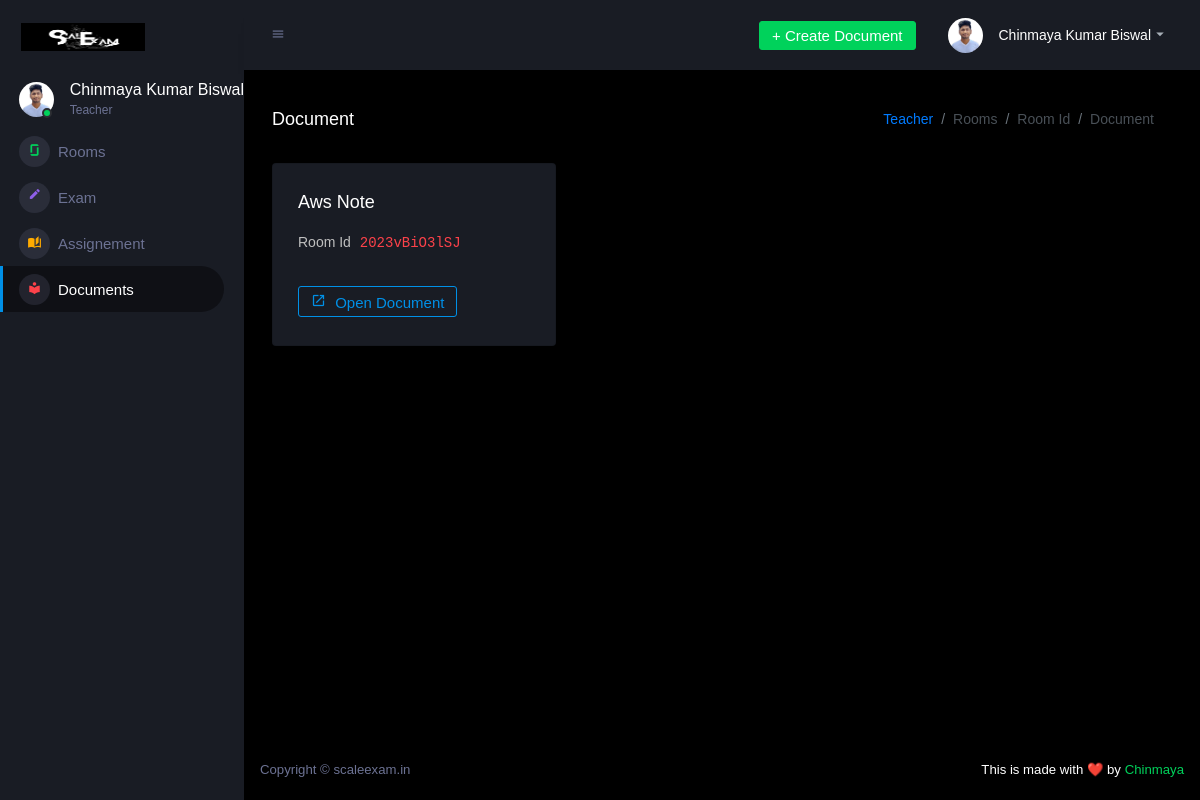
Screenshot of /login/teacher/document.php?room=2023vBiO3lSJ (signed in) with the database file from the repository.
### tables this page shows
CREATE TABLE `teacher` (
  `id` int(11) NOT NULL,
  `name` varchar(255) NOT NULL,
  `email` varchar(255) NOT NULL,
  `bio` varchar(255) NOT NULL,
  `public` varchar(255) NOT NULL,
  `password` varchar(255) NOT NULL,
  `profileimage` varchar(255) NOT NULL
);

CREATE TABLE `documentlog` (
  `id` int(11) NOT NULL,
  `roomIdAuto` varchar(255) NOT NULL,
  `teachersEmail` varchar(255) NOT NULL,
  `documentName` varchar(255) NOT NULL,
  `filename` varchar(255) NOT NULL
);

### login/include/function.php (called while the page is built, shortened)
<?php
    function getTeacherDetails($db,$email){
        $query="SELECT * FROM teacher WHERE email='$email'";
        $run=mysqli_query($db,$query);
        $data=mysqli_fetch_assoc($run);
        return $data;
    }
    function getAllDocuments($db,$roomIdAuto){
        $query="SELECT * FROM documentlog where roomIdAuto='$roomIdAuto' ORDER BY id DESC";
        $run=mysqli_query($db,$query);
        $data=array();
        while($d=mysqli_fetch_assoc($run)){
            $data[]=$d;
        }
        return $data;
    }
?>

### login/teacher/document.php (the view, shortened to what this page needs)
<?php
require('../include/database.php');
require('../include/function.php');
$email=$_SESSION['email'];
$usertype=$_SESSION['usertype'];
if($_SESSION['email'] and $usertype=="Teacher")
{
  $teacherData=getTeacherDetails($db,$email);
}
else {
  header('location:../include/logout.php');
}
if ($_GET['room']) {
  $roomIdAuto=$_GET['room'];
}
else {
  header('location:./teacher.php');
}
?>
<!DOCTYPE html>
<html lang="en">
<head>
    <link rel="stylesheet" href="../assets/vendors/mdi/css/materialdesignicons.min.css">
    <link rel="stylesheet" href="../assets/vendors/css/vendor.bundle.base.css">
    <link rel="stylesheet" href="../assets/css/style.css">
</head>
<body>
    <div class="container-scroller">
        <nav class="sidebar sidebar-offcanvas" id="sidebar">
            <div class="sidebar-brand-wrapper d-none d-lg-flex align-items-center justify-content-center fixed-top">
                <a class="sidebar-brand brand-logo" href="./teacher.php"><img src="../../images/logo.png"
                        alt="logo" /></a>
            </div>
            <ul class="nav">
                <li class="nav-item profile">
                    <div class="profile-desc">
                        <div class="profile-pic">
                            <div class="count-indicator">
                                <img class="img-xs rounded-circle "
                                    src="../teacher/image/<?=$teacherData['profileimage']?>" alt="">
                                <span class="count bg-success"></span>
                            </div>
                            <div class="profile-name">
                                <h5 class="mb-0 font-weight-normal"><?=$teacherData['name']?></h5>
                                <span>Teacher</span>
                            </div>
                        </div>
                    </div>
                </li>
                <li class="nav-item menu-items">
                    <a class="nav-link" href="./room.php">
                        <span class="menu-icon">
                            <i class="mdi mdi-glassdoor"></i>
                        </span>
                        <span class="menu-title">Rooms</span>
                    </a>
                </li>
                <li class="nav-item menu-items">
                    <a class="nav-link" href="./exam.php">
                        <span class="menu-icon">
                            <i class="mdi mdi-border-color"></i>
                        </span>
                        <span class="menu-title">Exam</span>
                    </a>
                </li>
                <li class="nav-item menu-items">
                    <a class="nav-link" href="./assignement.php">
                        <span class="menu-icon">
                            <i class="mdi mdi-book-open-page-variant"></i>
                        </span>
                        <span class="menu-title">Assignement</span>
                    </a>
                </li>
                <li class="nav-item menu-items">
                    <a class="nav-link" href="./document.php">
                        <span class="menu-icon">
                            <i class="mdi mdi-library"></i>
                        </span>
                        <span class="menu-title">Documents</span>
                    </a>
                </li>
            </ul>
        </nav>
        <div class="container-fluid page-body-wrapper">
            <nav class="navbar p-0 fixed-top d-flex flex-row">
                <div class="navbar-menu-wrapper flex-grow d-flex align-items-stretch">
                    <button class="navbar-toggler navbar-toggler align-self-center" type="button"
                        data-toggle="minimize">
                        <span class="mdi mdi-menu"></span>
                    </button>
                    <ul class="navbar-nav navbar-nav-right">
                        <li class="nav-item dropdown d-none d-lg-block">
                            <a class="nav-link btn btn-success create-new-button" data-toggle="modal"
                                data-target="#CreatePDF">+ Create Document</a>
                        </li>
                        <li class="nav-item dropdown">
                            <a class="nav-link" id="profileDropdown" href="#" data-toggle="dropdown">
                                <div class="navbar-profile">
                                    <img class="img-xs rounded-circle"
                                        src="../teacher/image/<?=$teacherData['profileimage']?>" alt="">
                                    <p class="mb-0 d-none d-sm-block navbar-profile-name"><?=$teacherData['name']?></p>
                                    <i class="mdi mdi-menu-down d-none d-sm-block"></i>
                                </div>
                            </a>
                        </li>
                    </ul>
                </div>
            </nav>
            <div class="main-panel">
                <div class="content-wrapper">
                    <div class="page-header">
                        <h3 class="page-title"> Document </h3>
                        <nav aria-label="breadcrumb">
                            <ol class="breadcrumb">
                                <li class="breadcrumb-item"><a href="./teacher.php">Teacher</a></li>
                                <li class="breadcrumb-item active" aria-current="page">Rooms</li>
                                <li class="breadcrumb-item active" aria-current="page">Room Id</li>
                                <li class="breadcrumb-item active" aria-current="page">Document</li>
                            </ol>
                        </nav>
                    </div>
                    <div class="row">
                        <?php
                          $documents=getAllDocuments($db,$roomIdAuto);
                          foreach($documents as $documentGet){
                        ?>
                        <div class="col-md-4 grid-margin stretch-card">
                            <div class="card">
                                <div class="card-body">
                                    <h4 class="card-title"><?=$documentGet['documentName']?></h4>
                                    <p class="card-description">Room Id <code><?=$documentGet['roomIdAuto']?></code></p>
                                    <div class="template-demo">
                                        <button type="button" class="btn btn-outline-primary btn-icon-text"
                                            onclick="window.open('../alldocuments/<?=$documentGet['filename']?>', '_blank');">
                                            <i class="mdi mdi-open-in-new"></i> Open Document
                                        </button>
                                    </div>
                                </div>
                            </div>
                        </div>
                        <?php
                          }
                        ?>
                    </div>
                </div>
                <footer class="footer">
                    <div class="d-sm-flex justify-content-center justify-content-sm-between">
                        <span class="text-muted d-block text-center text-sm-left d-sm-inline-block">Copyright ©
                            scaleexam.in </span>
                        <span class="float-none float-sm-right d-block mt-1 mt-sm-0 text-center"> This is made with ❤️
                            by <a href="https://chinmayakumarbiswal.in/"
                                target="_blank">Chinmaya </a></span>
                    </div>
                </footer>
            </div>
        </div>
    </div>
</body>
</html>

### rows the page displays
teacher: profileimage (picture), name "Chinmaya Kumar Biswal"
documentlog: documentName "Aws Note", roomIdAuto "2023vBiO3lSJ"
